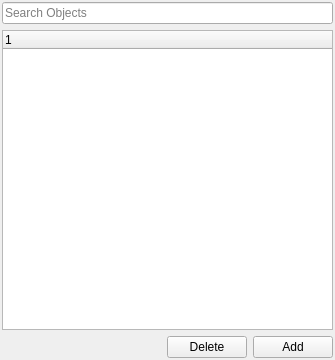
<?xml version="1.0" encoding="UTF-8"?>
<ui version="4.0">
 <class>ZEDObjectBrowser</class>
 <widget class="QWidget" name="ZEDObjectBrowser">
  <property name="geometry">
   <rect>
    <x>0</x>
    <y>0</y>
    <width>335</width>
    <height>360</height>
   </rect>
  </property>
  <property name="windowTitle">
   <string>Object Browser</string>
  </property>
  <layout class="QVBoxLayout" name="verticalLayout">
   <property name="leftMargin">
    <number>2</number>
   </property>
   <property name="topMargin">
    <number>2</number>
   </property>
   <property name="rightMargin">
    <number>2</number>
   </property>
   <property name="bottomMargin">
    <number>2</number>
   </property>
   <item>
    <widget class="QLineEdit" name="txtSearch">
     <property name="text">
      <string/>
     </property>
     <property name="placeholderText">
      <string>Search Objects</string>
     </property>
    </widget>
   </item>
   <item>
    <widget class="ZEDObjectTree" name="trwObjects"/>
   </item>
   <item>
    <layout class="QHBoxLayout" name="horizontalLayout">
     <item>
      <spacer name="horizontalSpacer">
       <property name="orientation">
        <enum>Qt::Horizontal</enum>
       </property>
       <property name="sizeHint" stdset="0">
        <size>
         <width>40</width>
         <height>20</height>
        </size>
       </property>
      </spacer>
     </item>
     <item>
      <widget class="QPushButton" name="btnDelete">
       <property name="text">
        <string>Delete</string>
       </property>
      </widget>
     </item>
     <item>
      <widget class="QPushButton" name="pushButton">
       <property name="text">
        <string>Add</string>
       </property>
      </widget>
     </item>
    </layout>
   </item>
  </layout>
 </widget>
 <customwidgets>
  <customwidget>
   <class>ZEDObjectTree</class>
   <extends>QTreeWidget</extends>
   <header>ZEDObjectTree.h</header>
  </customwidget>
 </customwidgets>
 <resources/>
 <connections/>
</ui>
